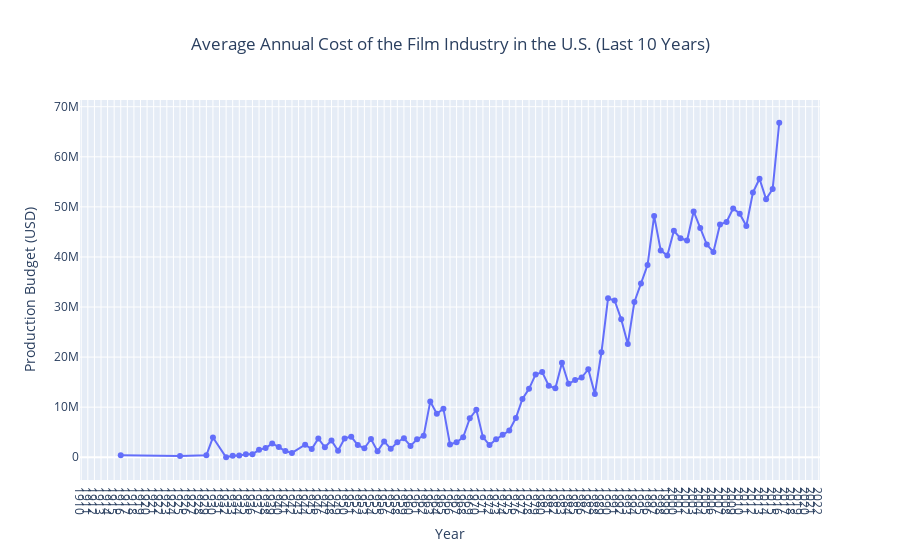

This figure's notebook cell:
### Markdown cell above
Line Chart

### Code cell
fig = px.line(
    yearly_cost,
    x='release_year',
    y='rt_production_budget',
    title='Average Annual Cost of the Film Industry in the U.S. (Last 10 Years)',
    labels={'release_year': 'Year', 'rt_production_budget': 'Average Production Budget (USD)'}
)
fig.update_traces(mode="lines+markers")
fig.update_layout(xaxis=dict(tickmode='linear', dtick=1), yaxis_title='Production Budget (USD)', xaxis_title='Year', title_x=0.5)
fig.show()
